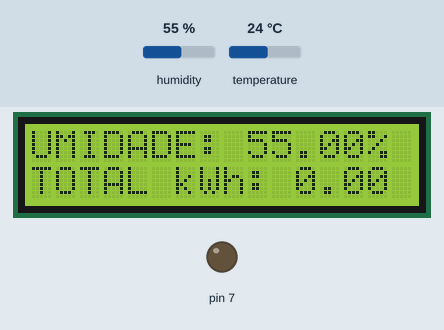
Bench run of a sketch on a simulated Arduino Uno, built with avr-gcc and run on an emulated ATmega328P. Shown: 16×2 character LCD, output pins drawn as LEDs (lit = HIGH). The inputs (shaded band) are chosen by the test bench; at power-on: humidity 55 %, temperature 24 °C. What the sketch prints to the serial monitor is not drawn.

Above: at 1.2 s.
1.3 s: humidity set to 42 %
At 6.3 s:
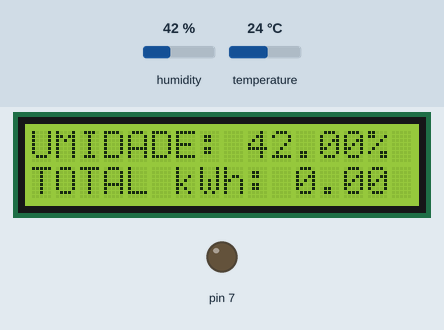
7.3 s: humidity set to 39 %
At 11.6 s:
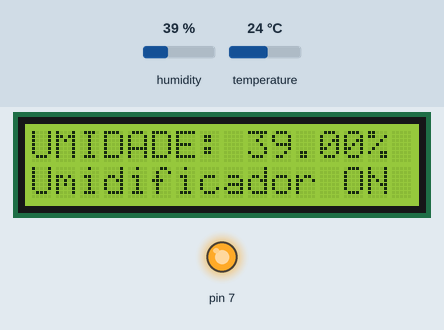
13.3 s: humidity set to 68 %
At 15.7 s:
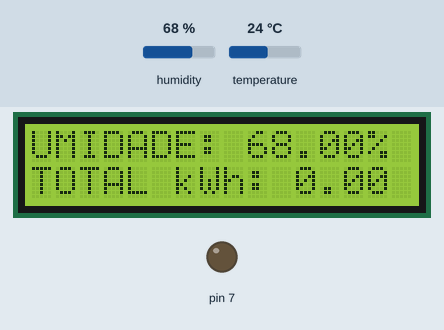
Timing chart, 0 to 17.2 s (numbered marks = the images above; inputs shaded):
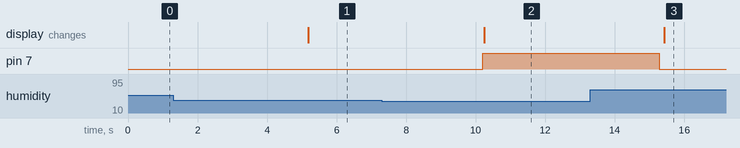

Measured:
- the behaviour switches between 41 and 40 % on humidity (found by bisection; images 1 and 2)
- after the input at 1.3 s, the display: changes after 3.9 s (image 1)
- after the input at 7.3 s, pin 7: LOW → HIGH after 2.9 s; the display: changes after 3.0 s (image 2)
- after the input at 13.3 s, pin 7: HIGH → LOW after 2.0 s; the display: changes after 2.1 s (image 3)

The sketch:

DHT_ACS_RELE.ino
```cpp
#include <LiquidCrystal_I2C.h>
#include <DHT.h>
#include <Wire.h>

#define DHTPIN 2  // Pino digital 2 conectado ao DHT11
#define DHTTYPE DHT11  // Tipo do sensor DHT

#define col 16
#define lin  2
#define ende  0x27

DHT dht(DHTPIN, DHTTYPE);

LiquidCrystal_I2C lcd(ende,col,lin);

double maior_Valor = 0, valor_Corrente = 0, valor_Atual = 0, energia_gasta = 0;
float tensao = 127, potencia = 0;
unsigned long tempo_inicio = 0, tempo_total = 0;

void setup() {
  Serial.begin(9600);
  dht.begin();
  pinMode(7, OUTPUT);
  pinMode(A0, INPUT);

  lcd.init();
  lcd.backlight();
  lcd.clear();
}

void loop() {
  float umidade = dht.readHumidity();
  bool ligado = false;
  String msg = "";
  char strUmid[10], strEnergia[10];

  if (umidade <= 40) {
    digitalWrite(7, HIGH);  // Liga o umidificador
    ligado = true;

    if (tempo_inicio == 0) {
        tempo_inicio = millis();
    }

    valor_Atual = analogRead(A0);
    delay(17);

    maior_Valor = valor_Atual * 0.004882812;
    valor_Corrente = (maior_Valor - 2.5) * 1000 / 66 / 1.41421356;  // Sensibilidade: 66mV/A para ACS712 30A | Conversão para RMS

    if (valor_Corrente < 0) {
      valor_Corrente = 0;  // Ignora corrente negativa
    }
    potencia = valor_Corrente * tensao;

    // Calcular o tempo de operação em horas
    float tempo_horas = (millis() - tempo_inicio) / 3600000.0;
    energia_gasta += potencia * tempo_horas;

    tempo_total += tempo_horas;
    tempo_inicio = millis();

    // Enquanto estiver operando, imprime a umidade na tela
    Serial.print("Umidade do ar no momento (%): ");
    Serial.println(umidade);
  }
  else if (umidade >= 60) {
    digitalWrite(7, LOW);  // Desliga o umidificador
    tempo_inicio = 0;
    ligado = false;

    Serial.println("----- Relatório do Umidificador -----");
    Serial.print("Umidade do ar no momento (%): ");
    Serial.println(umidade);
    Serial.print("Energia gasta (kWh): ");
    Serial.println(energia_gasta);
    Serial.print("Tempo de operação (horas): ");
    Serial.println(tempo_total);
    Serial.println("-------------------------------------");
  }
  else {
    digitalWrite(7, LOW);
  }

  dtostrf(umidade, 4, 2, strUmid);
  msg = "UMIDADE: ";
  msg += strUmid;
  msg += "%";

  lcd.clear();
  lcd.setCursor(0,0);
  lcd.print(msg);
  lcd.setCursor(0,1);

  if(ligado){
    msg = "Umidificador ON";
  } else {
    dtostrf(energia_gasta, 4, 2, strEnergia);
    msg = "TOTAL kWh: ";
    msg += strEnergia;
  }
  lcd.print(msg);

  delay(5000);
}
```
